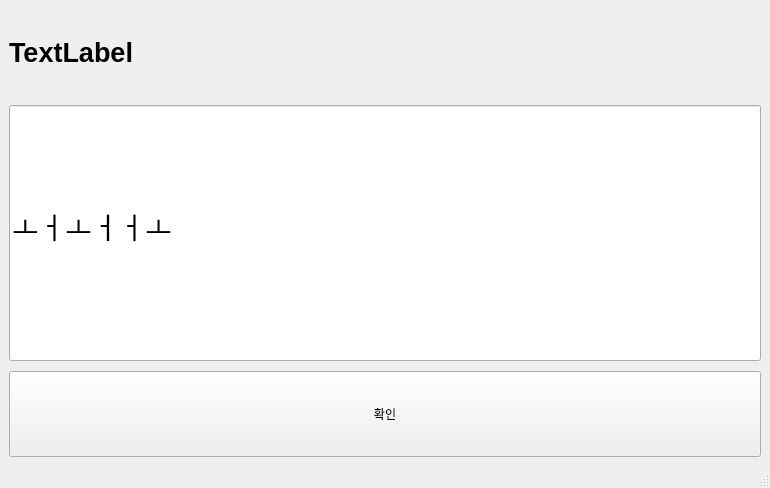
<?xml version="1.0" encoding="UTF-8"?>
<ui version="4.0">
 <class>MainWindow</class>
 <widget class="QMainWindow" name="MainWindow">
  <property name="geometry">
   <rect>
    <x>0</x>
    <y>0</y>
    <width>770</width>
    <height>488</height>
   </rect>
  </property>
  <property name="windowTitle">
   <string>Sexyproject1</string>
  </property>
  <widget class="QWidget" name="centralwidget">
   <layout class="QGridLayout" name="gridLayout">
    <item row="0" column="0">
     <layout class="QVBoxLayout" name="verticalLayout" stretch="1,3,1">
      <property name="spacing">
       <number>10</number>
      </property>
      <item>
       <widget class="QLabel" name="label_output">
        <property name="sizePolicy">
         <sizepolicy hsizetype="Minimum" vsizetype="Minimum">
          <horstretch>0</horstretch>
          <verstretch>0</verstretch>
         </sizepolicy>
        </property>
        <property name="font">
         <font>
          <pointsize>20</pointsize>
          <weight>75</weight>
          <bold>true</bold>
         </font>
        </property>
        <property name="text">
         <string>TextLabel</string>
        </property>
       </widget>
      </item>
      <item>
       <widget class="QLineEdit" name="edit_input">
        <property name="sizePolicy">
         <sizepolicy hsizetype="Expanding" vsizetype="Minimum">
          <horstretch>0</horstretch>
          <verstretch>0</verstretch>
         </sizepolicy>
        </property>
        <property name="font">
         <font>
          <pointsize>22</pointsize>
         </font>
        </property>
        <property name="text">
         <string>ㅗㅓㅗㅓㅓㅗ</string>
        </property>
       </widget>
      </item>
      <item>
       <widget class="QPushButton" name="button_process">
        <property name="sizePolicy">
         <sizepolicy hsizetype="Minimum" vsizetype="Minimum">
          <horstretch>0</horstretch>
          <verstretch>0</verstretch>
         </sizepolicy>
        </property>
        <property name="text">
         <string>확인</string>
        </property>
       </widget>
      </item>
     </layout>
    </item>
   </layout>
  </widget>
  <widget class="QMenuBar" name="menubar">
   <property name="geometry">
    <rect>
     <x>0</x>
     <y>0</y>
     <width>770</width>
     <height>24</height>
    </rect>
   </property>
  </widget>
  <widget class="QStatusBar" name="statusbar"/>
 </widget>
 <resources/>
 <connections/>
</ui>
